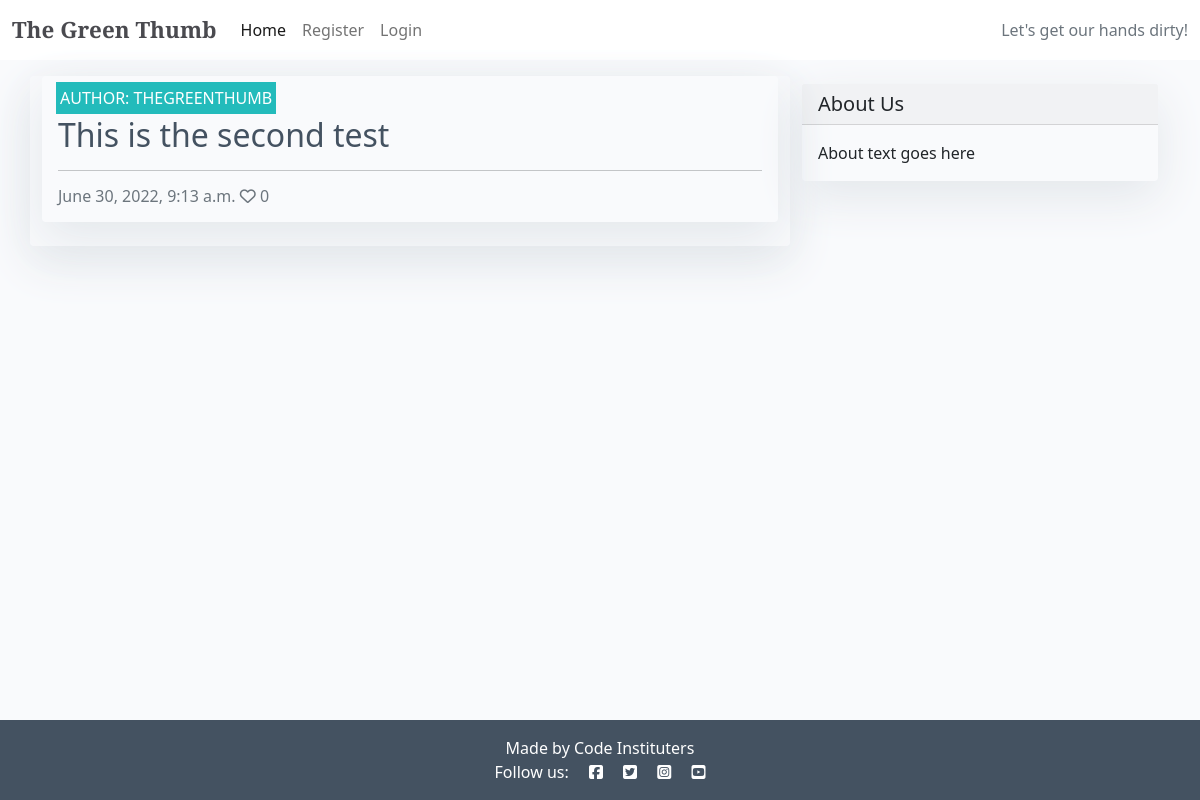
The app's page /, older data.
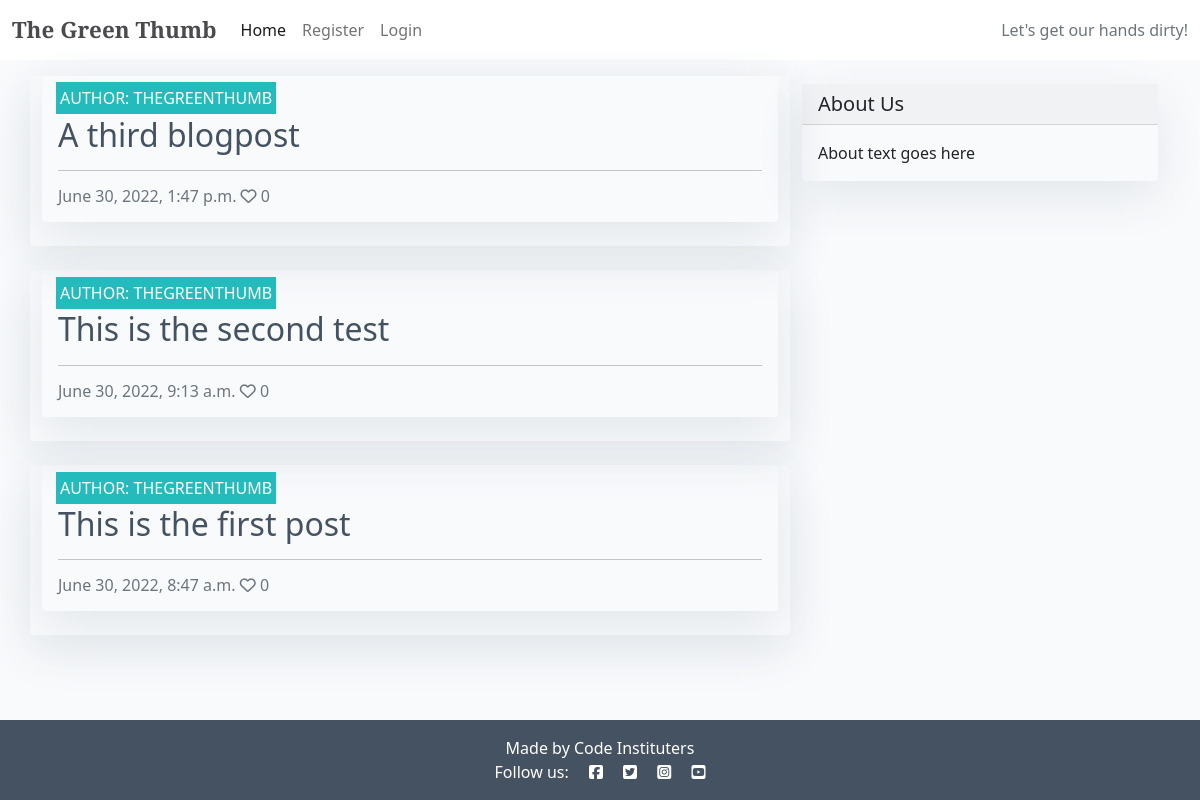
The same page, newer data.
### blog/models.py (models this page shows, shortened)
class BlogPost(models.Model):
    title = models.CharField(
        max_length=200, unique=True, null=False, blank=False)
    slug = models.SlugField(max_length=200, unique=True)
    author = models.ForeignKey(
        User, on_delete=models.CASCADE, related_name='blog_posts',
        default=id(0))
    created_on = models.DateTimeField(auto_now_add=True)
    updated_on = models.DateTimeField(auto_now=True)
    blog_content = models.TextField(default='Start your story here')
    status = models.IntegerField(choices=STATUS, default=0)
    featured_image = CloudinaryField('image', default='placeholder')
    excerpt = models.TextField(blank=True)
    likes = models.ManyToManyField(
        User, related_name='blogpost_like', blank=True)
    class Meta:
        ordering = ['-created_on']
    def number_of_likes(self):
        return self.likes.count()

### blog/views.py (the view)
# urls.py: path('', views.PostList.as_view(), name='home')
class PostList(generic.ListView):
    model = BlogPost
    queryset = BlogPost.objects.filter(status=1).order_by('-created_on')
    template_name = 'index.html'
    paginate_by = 6
    context_object_name = 'post_list'

### templates/index.html (shortened to what this page needs)
{% extends "base.html" %}
{% block content %}
<div class="container">
    <div class="row">
        <div class="col-md-8 mt-3 left">
            <div class="row">
                {% for post in post_list %}
                <div class="card mb-4">
                    <div class="card mb-4">
                        <div class="card-body">
                            <div class="image-container">
                                <div class="image-flash">
                                    <p class="author">Author: {{ post.author }}</p>
                                </div>
                            </div>
                            <a href="#" class="post-link">
                                <h2 class="card-title">{{ post.title }}</h2>
                            </a>
                            <hr />
                            <p class="card-text text-muted h6">{{ post.created_on}} <i class="far fa-heart"></i>
                                {{ post.number_of_likes }}</p>
                        </div>
                    </div>
                </div>
                {% endfor %}
            </div>
        </div>
        {% block sidebar %}
        {% include 'sidebar.html' %}
        {% endblock sidebar %}
    </div>
</div>
{%endblock%}

### templates/base.html (shortened to what this page needs)
{% load static %}
<!DOCTYPE html>
<html class="h-100">
<head>
    <link rel="stylesheet" href="https://cdnjs.cloudflare.com/ajax/libs/font-awesome/5.15.3/css/all.min.css">
    <link href="https://cdn.jsdelivr.net/npm/bootstrap@5.0.1/dist/css/bootstrap.min.css" rel="stylesheet"
>
    <link rel="stylesheet" href="{% static 'css/style.css' %}">
</head>
<body class="d-flex flex-column h-100 main-bg">
    <nav class="navbar navbar-expand-lg navbar-light bg-white">
        <div class="container-fluid">
            <a class="navbar-brand" href="{% url 'home' %}"><span class="brand">The Green Thumb</span></a>
            <div class="collapse navbar-collapse" id="navbarText">
                <ul class="navbar-nav me-auto mb-2 mb-lg-0">
                    <li class="nav-item">
                        <a class="nav-link active" aria-current="page" href="{% url 'home' %}">Home</a>
                    </li>
                    {% if user.is_authenticated %}
                    <li class="nav-item">
                        <a class="nav-link" href="#">Logout</a>
                    </li>
                    {% else %}
                    <li class="nav-item">
                        <a class="nav-link" href="#">Register</a>
                    </li>
                    <li class="nav-item">
                        <a class="nav-link" href="#">Login</a>
                    </li>
                    {% endif %}
                </ul>
                <span class="navbar-text text-muted">
                    Let's get our hands dirty!
                </span>
            </div>
        </div>
    </nav>
    <main class="flex-shrink-0 main-bg">
        {% block content %}{% endblock content %}
    </main>
    <footer class="footer mt-auto py-3 dark-bg">
        <p class="m-0 text-center text-white">Made by Code Instituters</p>
        <p class="m-0 text-center text-white">Follow us: <i class="fab fa-facebook-square ms-3"></i>
            <i class="fab fa-twitter-square ms-3"></i>
            <i class="fab fa-instagram-square ms-3"></i>
            <i class="fab fa-youtube-square ms-3"></i></p>
    </footer>
</body>
</html>

### templates/sidebar.html
{% block sidebar %}
<div class="col-md-4 float-right ">
<div class="card my-4">
        <h5 class="card-header">About Us</h5>
    <div class="card-body">
        <p class="card-text"> About text goes here</p>
    </div>
</div>
</div>
{% endblock sidebar %}

### static/css/style.css (style rules this page uses)
* { margin: 0; padding: 0; border: none; box-sizing: border-box; }
body { background-color: f3e6dc; }
html, body { height: 100%; }
.card { box-shadow: 0 16px 48px #E3E7EB; }
.brand { font-family: 'Playfair Display', serif; font-size: 1.4rem; font-weight: 700; color: #4A4A4F; }
.dark-bg { background-color: #445261; }
.main-bg { background-color: #F9FAFC; }
.card { border: none; background-color: transparent; }
.image-container { position: relative; }
.image-flash { position: absolute; bottom: 5%; min-width: 30%; left: -2px; background-color: #23BBBB; }
.author { color: white; margin: 4px; text-transform: uppercase; }
.post-link { text-decoration: none; color: #445261; }

Row changes from the older to the newer data that the page shows:
added BlogPost: author "THEGREENTHUMB", title "A third blogpost", created_on "June 30, 2022, 1:47 p.m.", number_of_likes "0"
now on this page (row edited): BlogPost: author "THEGREENTHUMB", title "This is the first post", created_on "June 30, 2022, 8:47 a.m.", number_of_likes "0"
